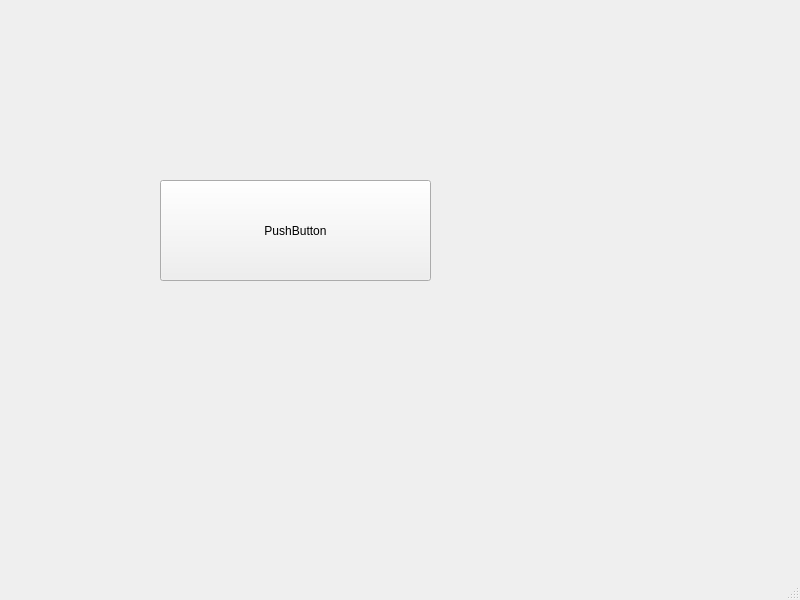
<?xml version="1.0" encoding="UTF-8"?>
<ui version="4.0">
 <class>MainWindow</class>
 <widget class="QMainWindow" name="MainWindow">
  <property name="geometry">
   <rect>
    <x>0</x>
    <y>0</y>
    <width>800</width>
    <height>600</height>
   </rect>
  </property>
  <property name="windowTitle">
   <string>MainWindow</string>
  </property>
  <widget class="QWidget" name="centralwidget">
   <widget class="QPushButton" name="pushButton">
    <property name="geometry">
     <rect>
      <x>160</x>
      <y>180</y>
      <width>271</width>
      <height>101</height>
     </rect>
    </property>
    <property name="text">
     <string>PushButton</string>
    </property>
   </widget>
  </widget>
  <widget class="QMenuBar" name="menubar">
   <property name="geometry">
    <rect>
     <x>0</x>
     <y>0</y>
     <width>800</width>
     <height>21</height>
    </rect>
   </property>
  </widget>
  <widget class="QStatusBar" name="statusbar"/>
 </widget>
 <resources/>
 <connections/>
</ui>
